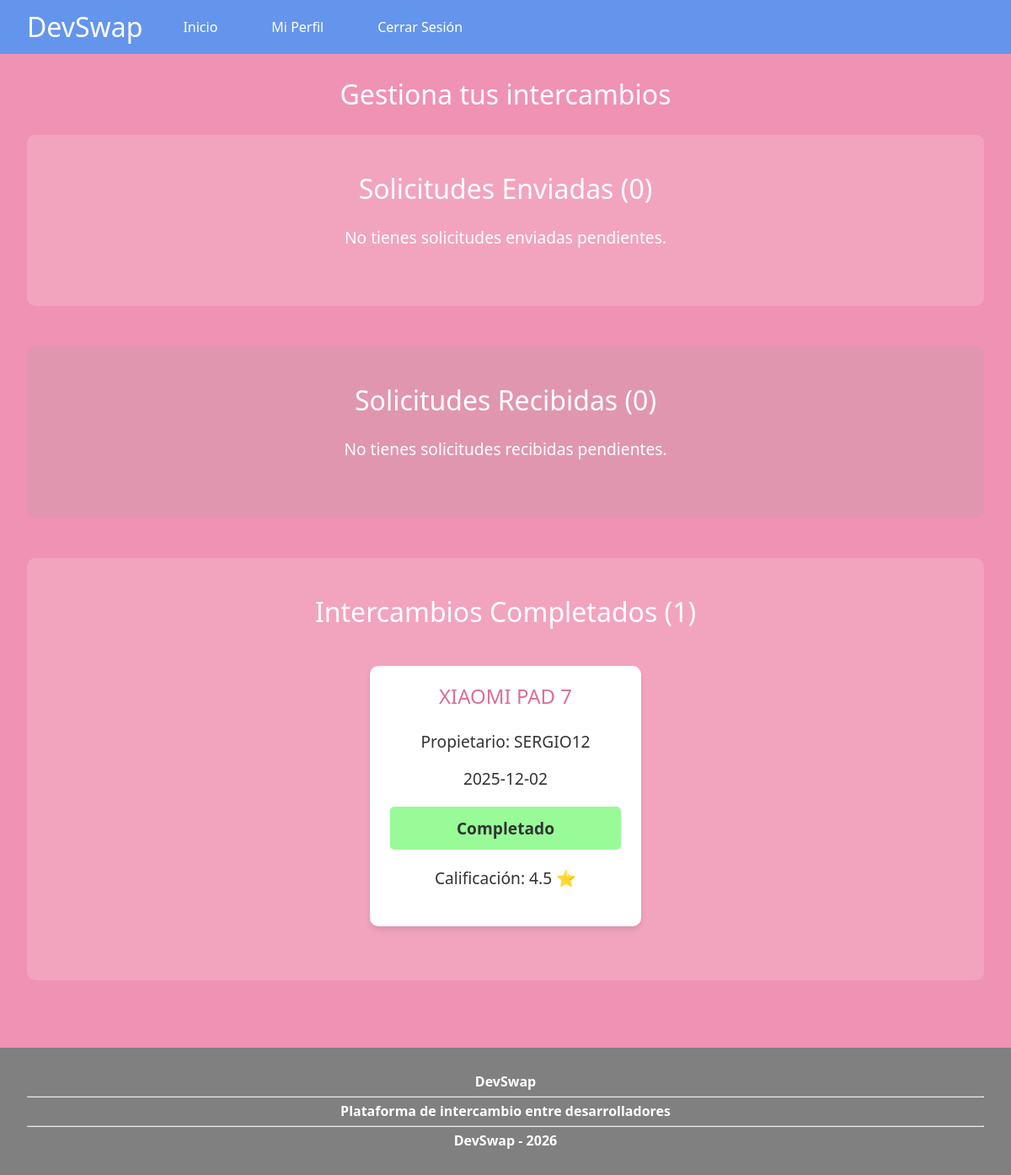
The app's page /intercambios.php (signed in) with its own data.
### tables this page shows
CREATE TABLE SOLICITA (
    CORREO_U VARCHAR(50) NOT NULL,
    ID_P VARCHAR(10) NOT NULL,
    CALIFICACION FLOAT,
    FECHA DATE,
    ESTADO VARCHAR(50),
    PRIMARY KEY(CORREO_U, ID_P),
    FOREIGN KEY(CORREO_U) REFERENCES USUARIO(CORREO_U) ON DELETE CASCADE,
    FOREIGN KEY(ID_P) REFERENCES PUBLICACION1(ID_P) ON DELETE CASCADE
);

CREATE TABLE PUBLICACION2 (
    ID_P VARCHAR(10) NOT NULL,
    CAMBIO VARCHAR(100),
    ESTADO VARCHAR(10),
    UBICACION VARCHAR(20),
    NOMBRE_P VARCHAR(100),
    DESCRIPCION_P VARCHAR(100),
    IMAGEN_P VARCHAR(255),
    PRIMARY KEY(ID_P),
    FOREIGN KEY(ID_P) REFERENCES PUBLICACION1(ID_P) ON DELETE CASCADE
);

CREATE TABLE USUARIO (
    CORREO_U VARCHAR(50) NOT NULL,
    NICK_U VARCHAR(10),
    APELLIDO1 VARCHAR(10),
    APELLIDO2 VARCHAR(10),
    NOMBRE_U VARCHAR(10),
    TELEFONO INT,
    CIUDAD VARCHAR(20),
    CONTRASEÑA_U VARCHAR(100),
    PRIMARY KEY(CORREO_U)
);

### intercambios.php (the view, shortened to what this page needs)
<?php
    require_once 'configuracion.php';
    $solicitudes_enviadas = [];
    $solicitudes_recibidas = [];
    $intercambios_completados = [];
    $consulta_completados = "
        SELECT S.ID_P, S.FECHA, S.CALIFICACION, P2.NOMBRE_P, U.NICK_U, P1.CORREO_U
        FROM SOLICITA S
        INNER JOIN PUBLICACION1 P1 ON S.ID_P = P1.ID_P
        INNER JOIN PUBLICACION2 P2 ON P1.ID_P = P2.ID_P
        INNER JOIN USUARIO U ON P1.CORREO_U = U.CORREO_U
        WHERE S.CORREO_U = '{$_SESSION['correo']}' AND S.ESTADO = 'ACEPTADO'
        ORDER BY S.FECHA DESC
        LIMIT 6
    ";
    $resultado_completados = mysqli_query($conexion, $consulta_completados);
    if($resultado_completados && mysqli_num_rows($resultado_completados) > 0) {
        while($fila = mysqli_fetch_assoc($resultado_completados)) {
            $intercambios_completados[] = $fila;
        }
    }
?>
<!DOCTYPE html>
<html lang="es">
    <head>
        <link rel="stylesheet" href="estilo/style.css">
    </head>
    <body>
        <header>
            <div class="barra-busqueda">
                <h1>DevSwap</h1>
                <a href="index.php">Inicio</a>
                <a href="usuario-normal.php">Mi Perfil</a>
                <a href="logout.php">Cerrar Sesión</a>
            </div>
        </header>
        <main>
            <h3>Gestiona tus intercambios</h3>
            <div class="impar">
                <h3>Solicitudes Enviadas (<?php echo count($solicitudes_enviadas); ?>)</h3>
                <?php if(count($solicitudes_enviadas) > 0): ?>
                    <?php foreach($solicitudes_enviadas as $solicitud): ?>
                        <div class="tarjeta">
                            <h3><?php echo htmlspecialchars($solicitud['NOMBRE_P']); ?></h3>
                            <p>Propietario: <?php echo htmlspecialchars($solicitud['NICK_U']); ?></p>
                            <p>Estado: <?php echo htmlspecialchars($solicitud['ESTADO']); ?></p>
                            <p><?php echo htmlspecialchars($solicitud['FECHA'] ?? 'Sin fecha'); ?></p>
                            <a href="#" onclick="cancelarEnviada('<?php echo htmlspecialchars($solicitud['ID_P']); ?>'); return false;">Cancelar</a>
                        </div>
                    <?php endforeach; ?>
                <?php else: ?>
                    <p>No tienes solicitudes enviadas pendientes.</p>
                <?php endif; ?>
            </div>
            <div class="par">
                <h3>Solicitudes Recibidas (<?php echo count($solicitudes_recibidas); ?>)</h3>
                <?php if(count($solicitudes_recibidas) > 0): ?>
                    <?php foreach($solicitudes_recibidas as $solicitud): ?>
                        <div class="tarjeta">
                            <h3><?php echo htmlspecialchars($solicitud['NOMBRE_P']); ?></h3>
                            <p>Solicitante: <?php echo htmlspecialchars($solicitud['NICK_U']); ?></p>
                            <p>Estado: <?php echo htmlspecialchars($solicitud['ESTADO']); ?></p>
                            <p><?php echo htmlspecialchars($solicitud['FECHA'] ?? 'Sin fecha'); ?></p>
                            <a href="#" onclick="rechazarRecibida('<?php echo htmlspecialchars($solicitud['CORREO_U']); ?>', '<?php echo htmlspecialchars($solicitud['ID_P']); ?>'); return false;">Rechazar</a>
                            <a href="#" onclick="aceptarRecibida('<?php echo htmlspecialchars($solicitud['CORREO_U']); ?>', '<?php echo htmlspecialchars($solicitud['ID_P']); ?>'); return false;">Aceptar</a>
                        </div>
                    <?php endforeach; ?>
                <?php else: ?>
                    <p>No tienes solicitudes recibidas pendientes.</p>
                <?php endif; ?>
            </div>
            <div class="impar">
                <h3>Intercambios Completados (<?php echo count($intercambios_completados); ?>)</h3>
                <?php if(count($intercambios_completados) > 0): ?>
                    <?php foreach($intercambios_completados as $intercambio): ?>
                        <div class="tarjeta">
                            <h3><?php echo htmlspecialchars($intercambio['NOMBRE_P']); ?></h3>
                            <p>Propietario: <?php echo htmlspecialchars($intercambio['NICK_U']); ?></p>
                            <p><?php echo htmlspecialchars($intercambio['FECHA']); ?></p>
                            <p class="Completado">Completado</p>
                            <?php if($intercambio['CALIFICACION']): ?>
                                <p>Calificación: <?php echo htmlspecialchars($intercambio['CALIFICACION']); ?> ⭐</p>
                            <?php else: ?>
                                <a href="#" onclick="mostrarCalificar('<?php echo htmlspecialchars($intercambio['ID_P']); ?>'); return false;">Calificar</a>
                            <?php endif; ?>
                        </div>
                    <?php endforeach; ?>
                <?php else: ?>
                    <p>No tienes intercambios completados aún.</p>
                <?php endif; ?>
            </div>
        </main>
        <footer>
            <strong>DevSwap</strong><br>
            <hr>
            <strong>Plataforma de intercambio entre desarrolladores</strong><br>
            <hr>
            <strong>DevSwap - 2026</strong>
        </footer>
    </body>
</html>

### estilo/style.css (style rules this page uses)
html, body, div, span, applet, object, iframe, h1, h2, h3, h4, h5, h6, p, blockquote, pre, a, abbr, acronym, address, big, cite, code, del, dfn, em, img, ins, kbd, q, s, samp, small, strike, strong, sub, sup, tt, var, b, u, i, center, dl, dt, dd, ol, ul, li, fieldset, form, label, legend, table, caption, tbody, tfoot, thead, tr, th, td, article, aside, canvas, details, embed, figure, figcaption, footer, header, hgroup, menu, nav, output, ruby, section, summary, time, mark, audio, video { margin: 0; padding: 0; border: 0; font-size: 100%; font: inherit; vertical-align: baseline; }
article, aside, details, figcaption, figure, footer, header, hgroup, menu, nav, section { display: block; }
body { line-height: 1; }
body { background-color: powderblue; margin: 0; padding: 0; }
header { background-color: cornflowerblue; }
.barra-busqueda { display: flex; align-items: center; padding: 1rem 2rem; gap: 2rem; }
.barra-busqueda h1 { margin: 0; font-family: 'Segoe UI', Tahoma, Geneva, Verdana, sans-serif; color: white; font-size: 2rem; }
.barra-busqueda a { color: white; text-decoration: none; font-family: 'Segoe UI', Tahoma, Geneva, Verdana, sans-serif; padding: 0.5rem 1rem; transition: background-color 0.3s; }
main { background-color: rgb(240, 146, 179); padding: 2rem; }
main > div { margin-bottom: 3rem; }
main h3, main h2 { text-align: center; font-family: 'Segoe UI', Tahoma, Geneva, Verdana, sans-serif; color: white; font-size: 2rem; margin-bottom: 2rem; }
.tarjeta { background-color: white; padding: 1.5rem; margin: 1rem; border-radius: 10px; box-shadow: 0 4px 6px rgba(0, 0, 0, 0.1); display: inline-block; width: calc(33% - 2rem); vertical-align: top; box-sizing: border-box; }
.tarjeta h3 { color: palevioletred; font-size: 1.5rem; margin-top: 0; }
.tarjeta p { color: #333; text-align: center; }
main > div { text-align: center; padding: 3rem 2rem; background-color: rgba(255, 255, 255, 0.1); border-radius: 10px; }
main > div p { color: white; font-size: 1.2rem; margin-bottom: 1.5rem; }
footer { background-color: grey; text-align: center; padding: 2rem; color: white; }
p { font-family: 'Segoe UI', Tahoma, Geneva, Verdana, sans-serif; }
strong { font-size: medium; font-weight: bolder; font-family: 'Segoe UI', Tahoma, Geneva, Verdana, sans-serif; }
.impar { background-color: rgb(242, 164, 191); }
.par { background-color: rgb(225, 150, 175); }
.Completado { display:grid; padding: 1rem 2rem; background-color: palegreen; text-decoration: none; font-family: 'Segoe UI', Tahoma, Geneva, Verdana, sans-serif; font-weight: bold; border-radius: 5px; }

### records on screen
solicita: publicacion2.NOMBRE_P "XIAOMI PAD 7", usuario.NICK_U "SERGIO12", FECHA "2025-12-02", CALIFICACION "4.5"

### other values on screen
count($solicitudes_enviadas) "0"
count($solicitudes_recibidas) "0"
count($intercambios_completados) "1"
